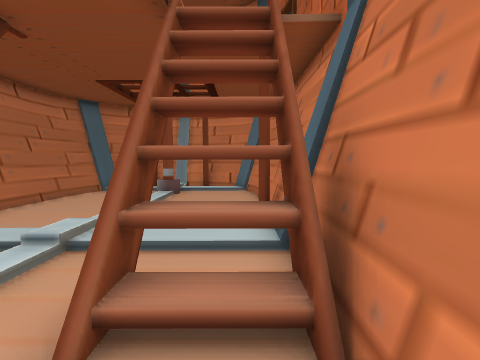
View 1 (above)

12 first-person views from a walk through a 3-D level made in the Unity game engine. The camera is 1.4 m above the floor, tilts 4° down and sees 80° across. Doors are open. The floor is counted in squares, 1 m on a side. Each view is taken from the middle of a square. On the plan, view 1 faces up. The plan holds only what a view shows up to about 14 squares ahead; the rest is blank. The place goes on beyond the plan. The player character is not drawn. Some animated figures are not drawn.

View 2
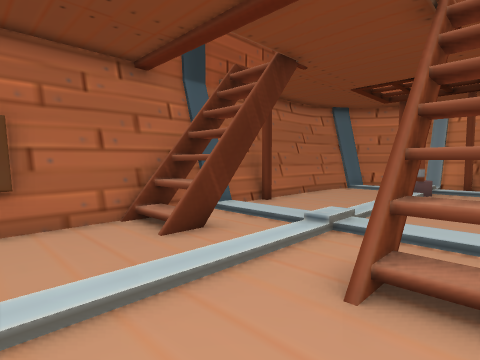

View 3
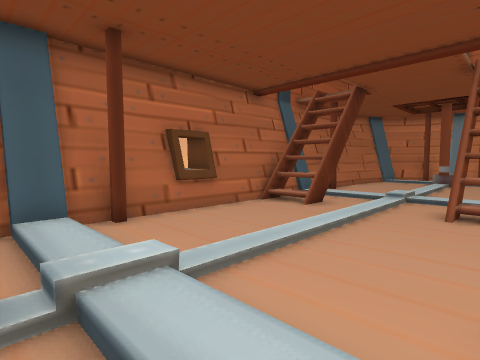

View 4
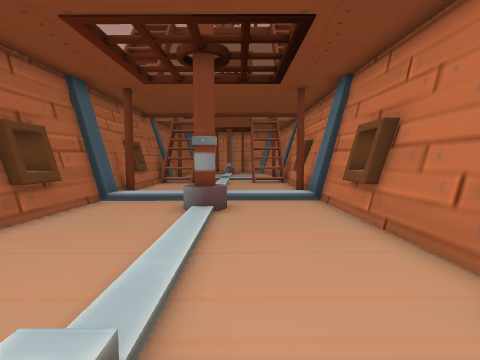

View 5
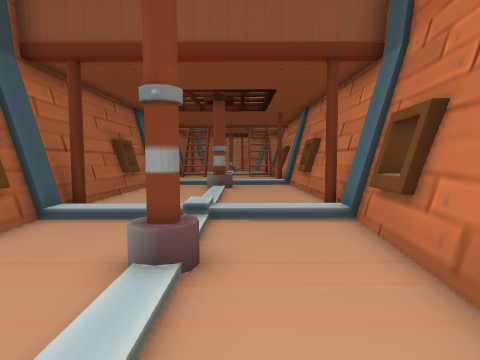

View 6
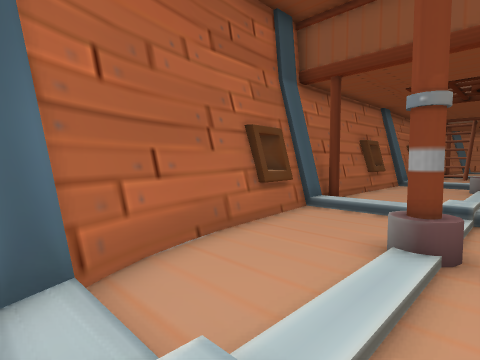

View 7
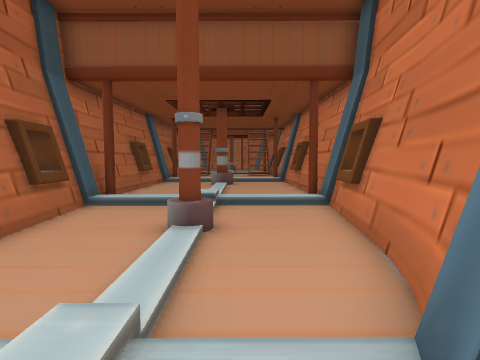

View 8
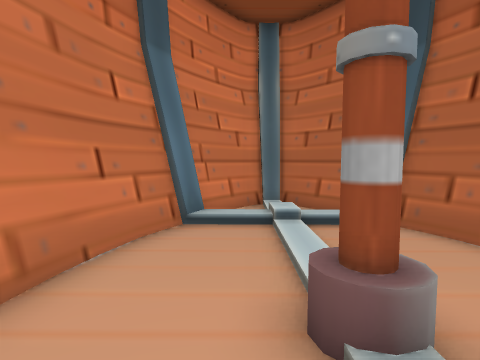

View 9
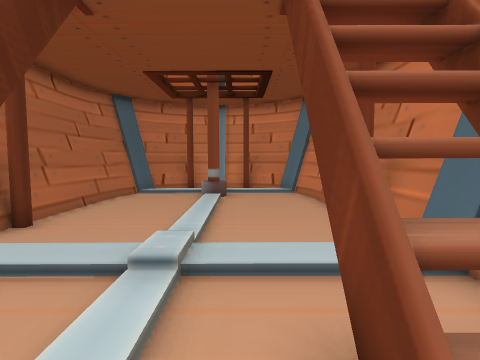

View 10
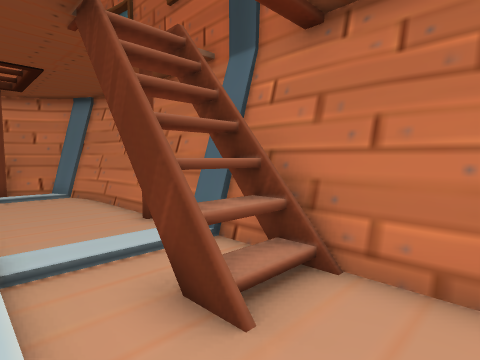

View 11
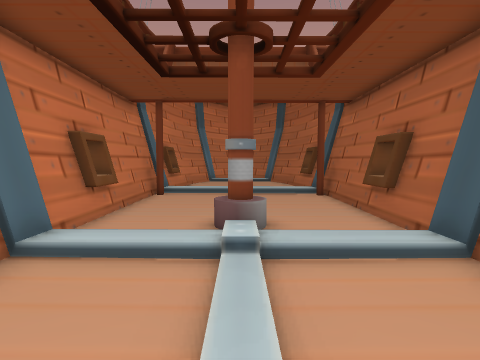

View 12
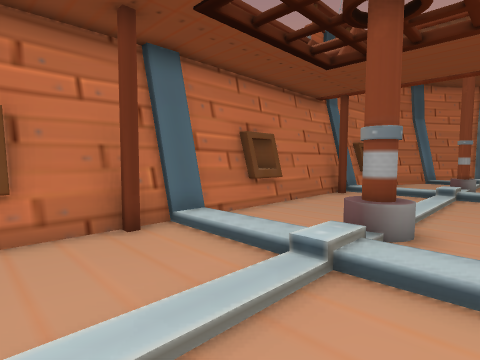

### Floor plan
Key: @ floor where view 1 was taken; # wall or solid block; . main floor; : floor 0.25 m higher than the main floor; / step, stairs or slope; D open door; = window, fence, low wall or low ledge; ^ raised ledge.
Columns run from 8 left of view 1 to 2 right of it. Each row starts with its distance up from view 1.
 15   ######
 14   #/  ###
 13  ##//://##
 12  #...#...#
 11  #...:...#
 10  #...:...#
  9  #...:...#
  8  #...:...#
  7  #...:...#
  6  #...:...#
  5  #:::::::#
  4  #.#.:.#.#
  3  #^#DDD#^#
  2  #.=.:.=.#
  1  #...:...#
  0 ##...:..@#
 -1  =.......=
 -2  #.......#
 -3  #.......#
 -4  #.......#
 -5  #:::::::#
 -6  #.../...#
 -7 ##..=#...#
 -8  =.......=
 -9  #.......##
-10  #.......#
-11  #.......#
-12  #.......#
-13  #.......#
-14  #:::::::#
-15  #.......#
-16  =.......=
-17  #...#...#
-18  #.......#
-19  ##.....##
-20   #.....#
-21   #/////#
-22   ##///##
-23    #///#
-24    #####

Positions as (right, up) in squares from view 1, and headings:
1: (0, 0), facing up
2: (0, -1), facing up-left
3: (0, -6), facing up-left
4: (-2, -15), facing up
5: (-2, -21), facing up
6: (-2, -22), facing up-left
7: (-2, -23), facing up
8: (-2, -15), facing down
9: (-2, 1), facing up
10: (-3, 0), facing up-right
11: (-3, 0), facing down
12: (-5, -1), facing down-right
